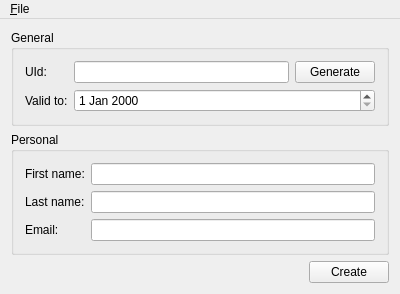
<?xml version="1.0" encoding="UTF-8"?>
<ui version="4.0">
 <class>MainWindow</class>
 <widget class="QMainWindow" name="MainWindow">
  <property name="geometry">
   <rect>
    <x>0</x>
    <y>0</y>
    <width>400</width>
    <height>265</height>
   </rect>
  </property>
  <property name="windowTitle">
   <string>License creator</string>
  </property>
  <widget class="QWidget" name="centralWidget">
   <layout class="QVBoxLayout" name="verticalLayout">
    <item>
     <widget class="QGroupBox" name="groupBox">
      <property name="title">
       <string>General</string>
      </property>
      <layout class="QFormLayout" name="formLayout">
       <property name="fieldGrowthPolicy">
        <enum>QFormLayout::AllNonFixedFieldsGrow</enum>
       </property>
       <item row="0" column="0">
        <widget class="QLabel" name="label">
         <property name="text">
          <string>UId:</string>
         </property>
        </widget>
       </item>
       <item row="1" column="0">
        <widget class="QLabel" name="label_2">
         <property name="text">
          <string>Valid to:</string>
         </property>
        </widget>
       </item>
       <item row="1" column="1">
        <widget class="QDateEdit" name="validTo"/>
       </item>
       <item row="0" column="1">
        <layout class="QHBoxLayout" name="horizontalLayout_3">
         <item>
          <widget class="QLineEdit" name="uid"/>
         </item>
         <item>
          <widget class="QPushButton" name="generateUid">
           <property name="text">
            <string>Generate</string>
           </property>
          </widget>
         </item>
        </layout>
       </item>
      </layout>
     </widget>
    </item>
    <item>
     <widget class="QGroupBox" name="groupBox_2">
      <property name="title">
       <string>Personal</string>
      </property>
      <layout class="QFormLayout" name="formLayout_2">
       <item row="0" column="0">
        <widget class="QLabel" name="label_3">
         <property name="text">
          <string>First name:</string>
         </property>
        </widget>
       </item>
       <item row="0" column="1">
        <widget class="QLineEdit" name="firstName"/>
       </item>
       <item row="1" column="0">
        <widget class="QLabel" name="label_4">
         <property name="text">
          <string>Last name:</string>
         </property>
        </widget>
       </item>
       <item row="1" column="1">
        <widget class="QLineEdit" name="lastName"/>
       </item>
       <item row="2" column="0">
        <widget class="QLabel" name="label_5">
         <property name="text">
          <string>Email:</string>
         </property>
        </widget>
       </item>
       <item row="2" column="1">
        <widget class="QLineEdit" name="email"/>
       </item>
      </layout>
     </widget>
    </item>
    <item>
     <layout class="QHBoxLayout" name="horizontalLayout">
      <item>
       <spacer name="horizontalSpacer">
        <property name="orientation">
         <enum>Qt::Horizontal</enum>
        </property>
        <property name="sizeHint" stdset="0">
         <size>
          <width>40</width>
          <height>20</height>
         </size>
        </property>
       </spacer>
      </item>
      <item>
       <widget class="QPushButton" name="create">
        <property name="text">
         <string>Create</string>
        </property>
       </widget>
      </item>
     </layout>
    </item>
   </layout>
  </widget>
  <widget class="QMenuBar" name="menuBar">
   <property name="geometry">
    <rect>
     <x>0</x>
     <y>0</y>
     <width>400</width>
     <height>21</height>
    </rect>
   </property>
   <widget class="QMenu" name="menu_File">
    <property name="title">
     <string>&amp;File</string>
    </property>
    <addaction name="exit"/>
   </widget>
   <addaction name="menu_File"/>
  </widget>
  <action name="exit">
   <property name="text">
    <string>&amp;Exit</string>
   </property>
  </action>
 </widget>
 <layoutdefault spacing="6" margin="11"/>
 <resources>
  <include location="mainwindow.qrc"/>
 </resources>
 <connections>
  <connection>
   <sender>exit</sender>
   <signal>activated()</signal>
   <receiver>MainWindow</receiver>
   <slot>close()</slot>
   <hints>
    <hint type="sourcelabel">
     <x>-1</x>
     <y>-1</y>
    </hint>
    <hint type="destinationlabel">
     <x>299</x>
     <y>199</y>
    </hint>
   </hints>
  </connection>
 </connections>
</ui>
